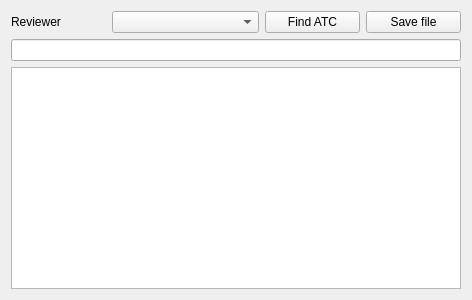
<?xml version="1.0" encoding="UTF-8"?>
<ui version="4.0">
 <class>DrugsDB::AfssapsLinkerWidget</class>
 <widget class="QWidget" name="DrugsDB::AfssapsLinkerWidget">
  <property name="geometry">
   <rect>
    <x>0</x>
    <y>0</y>
    <width>472</width>
    <height>300</height>
   </rect>
  </property>
  <property name="windowTitle">
   <string>Form</string>
  </property>
  <layout class="QGridLayout" name="gridLayout">
   <item row="3" column="0">
    <widget class="QTableView" name="tableView"/>
   </item>
   <item row="0" column="0">
    <layout class="QHBoxLayout" name="horizontalLayout">
     <item>
      <widget class="QLabel" name="label">
       <property name="text">
        <string>Reviewer</string>
       </property>
      </widget>
     </item>
     <item>
      <widget class="QComboBox" name="reviewer">
       <item>
        <property name="text">
         <string/>
        </property>
       </item>
       <item>
        <property name="text">
         <string>Eric Maeker, MD (FR)</string>
        </property>
       </item>
       <item>
        <property name="text">
         <string>Jim Busser, MD (CA)</string>
        </property>
       </item>
      </widget>
     </item>
     <item>
      <widget class="QPushButton" name="findAtc">
       <property name="text">
        <string>Find ATC</string>
       </property>
      </widget>
     </item>
     <item>
      <widget class="QPushButton" name="saveFile">
       <property name="text">
        <string>Save file</string>
       </property>
      </widget>
     </item>
    </layout>
   </item>
   <item row="1" column="0">
    <widget class="QLineEdit" name="lineEdit"/>
   </item>
  </layout>
 </widget>
 <resources/>
 <connections/>
</ui>
